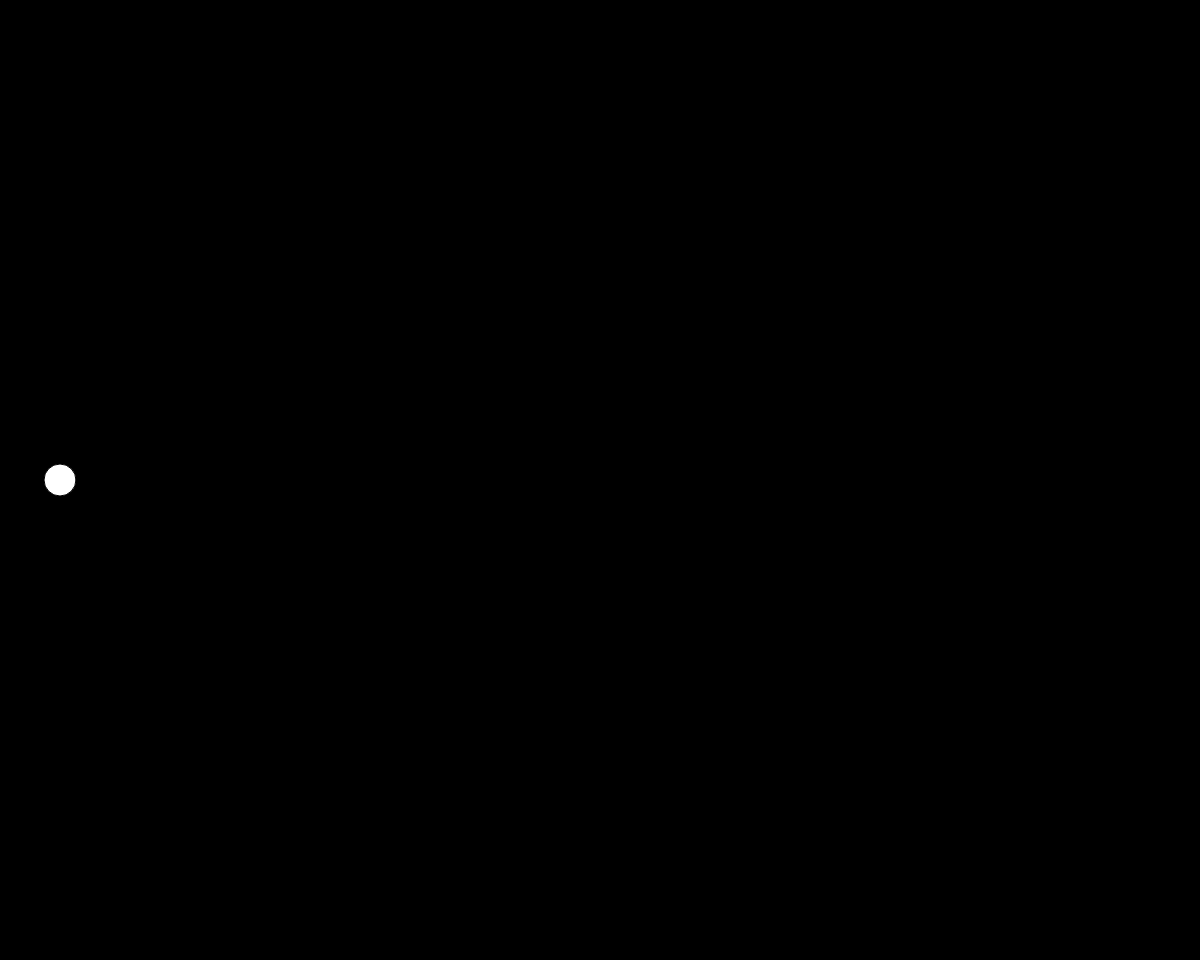
Frame 1 (no input)
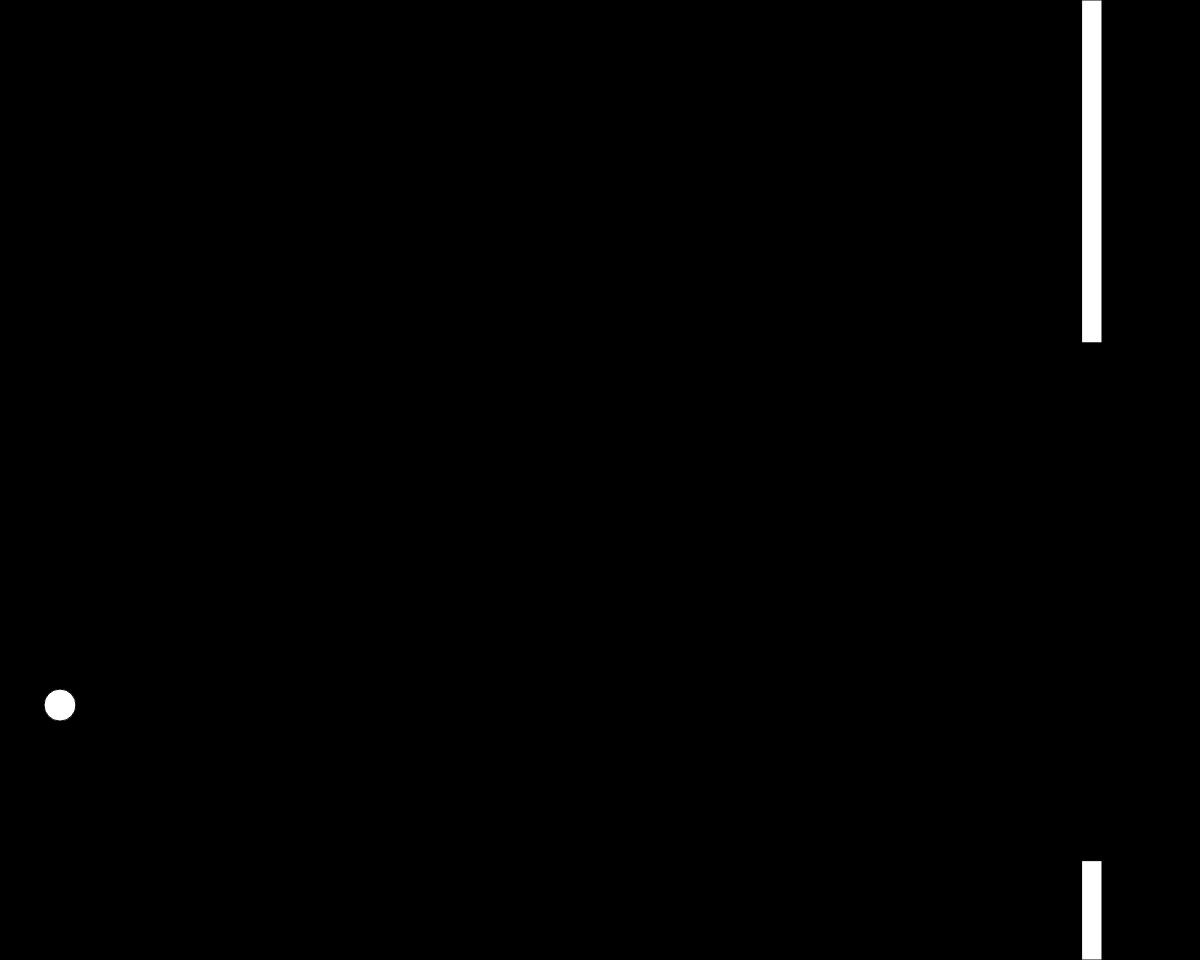
Frame 60 (no input)
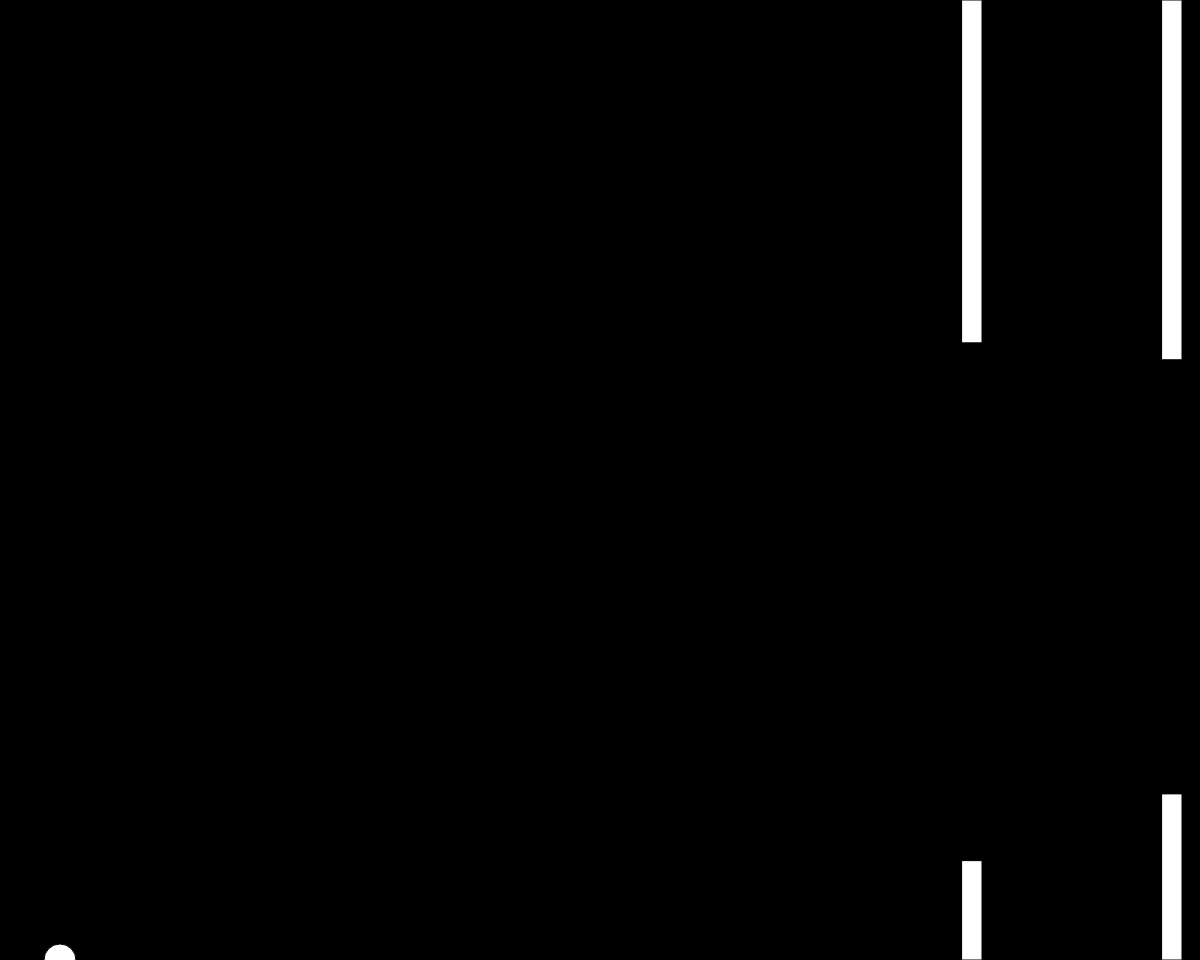
Frame 120 (the mouse pressed at the canvas centre since frame 60)

The p5.js sketch that drew these frames (run headless with seeded random() and noise() and a simulated clock; from frame 60 on, the mouse is pressed at the canvas centre):

// p5.js sketch
// ── sketch.js
var bird;
var score;
var pipes = [];
function setup() {
  createCanvas(windowWidth,windowHeight-40);
  bird = new bird;
  pipes.push(new pipe());
  score = new score;
}

function draw() {
  background(0);
  //score.show();
  
  for (var i = pipes.length-1; i >= 0; i--){
    pipes[i].show();
    pipes[i].update();

    if(pipes[i].hits(bird)){

    }

    if(pipes[i].offScreen()){
      pipes.splice(i,1);
    }
  }

  bird.show();
  bird.update();
  
  if (frameCount % 100 == 0){
    pipes.push(new pipe());
  }

}
function keyPressed(){
  if(key == ' '){
    bird.jump();
  }
}
// ── bird.js
function bird(){

    this.y = height/2;
    this.x = 60;
    this.gravity = 0.5;
    this.lift = -15;
    this.velocity = 0;

    this.show = function(){
        fill(255);
        ellipse(this.x,this.y,32,32);
    }

    this.update = function(){
        this.velocity += this.gravity;
        this.velocity *= 0.9;
        this.y += this.velocity;
        
        if (this.y > height){
            this.y = height;
            this.velocity = 0;
            
        }

        if (this.y < 0){
            this.y = 0;
            this.velocity = 0;
        }

    }
    this.jump = function(){
        this.velocity += this.lift;
    }

}
// ── pipe.js
function pipe(){
    this.top = random(height/2);
    this.bottom = random(height/2);
    this.x = width;
    this.w = 20;
    this.speed = 2;

    this.highlight = false;

    this.hits = function(bird){
        if(bird.y < this.top || bird.y > height - this.bottom){
            if(bird.x > this.x && bird.x < this.x + this.w){
                this.highlight = true;
                return true;
            }
        }
        this.highlight = false;
        return false;
    }

    this.show = function(){
        fill(255);
        if(this.highlight){
            fill(255,0,0);
        }
        rect(this.x,0,this.w,this.top);
        rect(this.x,height-this.bottom,this.w,this.bottom);
    }

    this.update = function(){
        this.x -= this.speed;
    }

    this.offScreen = function(){
        if(this.x < -this.w){
            return true;
        }else{
            return false;
        }
    }
}
// ── score.js
function score(){

    this.x = width - 30;
    this.y = 20;
    this.number = 0;

    this.show = function(){

        text(this.number, this.x, this.y);
        textsize(40);

    }

    this.reset = function(){

        this.number = 0;

    }

    this.addScore = function(){

        this.number += 1;

    }

}
